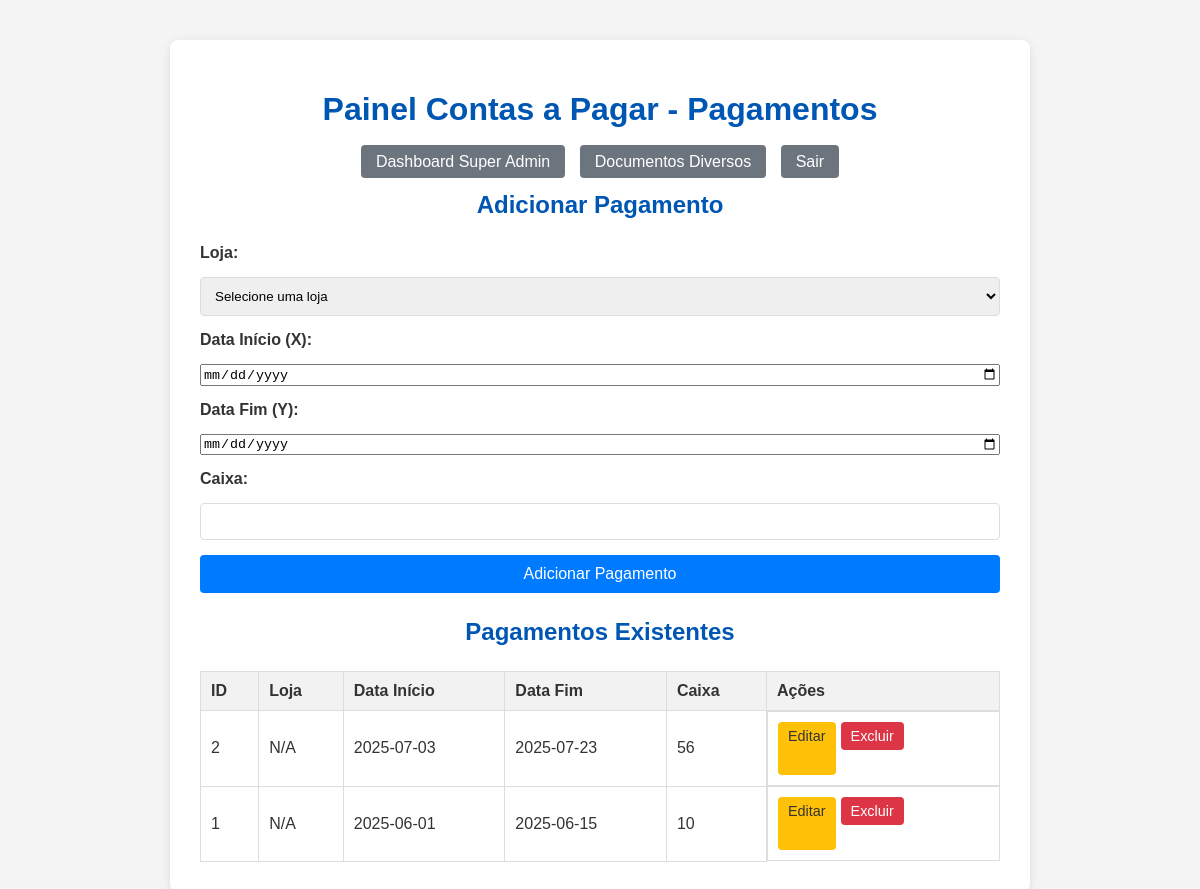
The page /contas_a_pagar/dashboard (signed in) on the database as committed earlier.
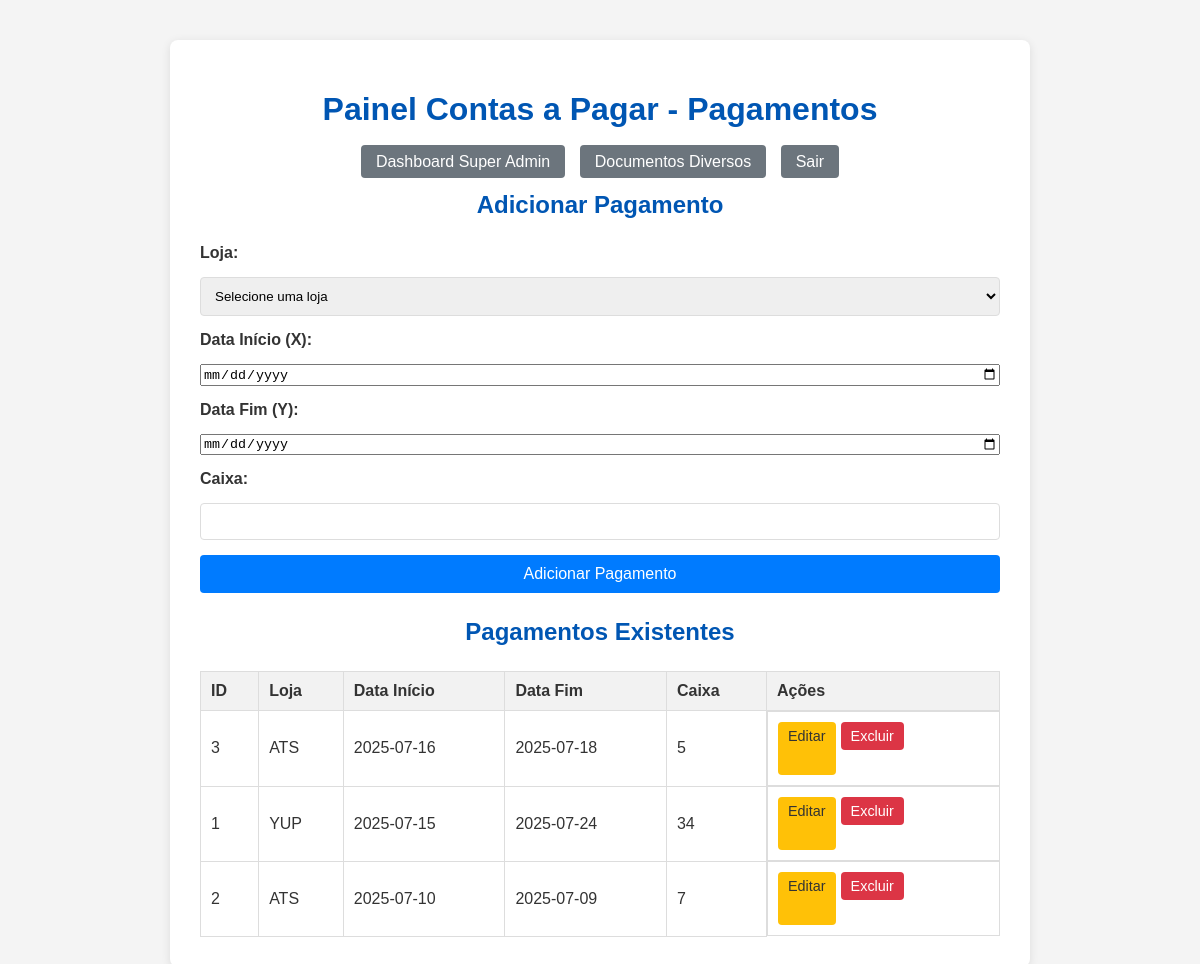
The same page on the database as committed later.
### tables this page shows
CREATE TABLE contas_a_pagar_pagamentos (
            id INTEGER PRIMARY KEY AUTOINCREMENT,
            pagamento_data_inicio TEXT NOT NULL, -- DATA X
            pagamento_data_fim TEXT NOT NULL,    -- DATA Y
            caixa TEXT NOT NULL
        , store_id INTEGER REFERENCES stores(id));

CREATE TABLE stores (
            id INTEGER PRIMARY KEY AUTOINCREMENT,
            name TEXT UNIQUE NOT NULL
        );

### app.py (the view, shortened to what this page needs)
@app.route('/contas_a_pagar/dashboard', methods=['GET', 'POST'])
@login_required
@role_required(['super_admin', 'admin_contas_a_pagar'])
def contas_a_pagar_dashboard():
    db = get_db()
    stores = []
    if session['role'] == 'super_admin':
        pagamentos = db.execute("SELECT p.*, s.name as store_name FROM contas_a_pagar_pagamentos p LEFT JOIN stores s ON p.store_id = s.id ORDER BY p.pagamento_data_inicio DESC").fetchall()
        stores = db.execute("SELECT id, name FROM stores ORDER BY name").fetchall()
    else:
        pagamentos = db.execute("SELECT p.*, s.name as store_name FROM contas_a_pagar_pagamentos p LEFT JOIN stores s ON p.store_id = s.id WHERE p.store_id = ? ORDER BY p.pagamento_data_inicio DESC", (session.get('store_id'),)).fetchall()
    return render_template('contas_a_pagar/contas_a_pagar_dashboard.html', pagamentos=pagamentos, stores=stores)

### app.py (called while the page is built)
def login_required(f):
    @wraps(f)
    def decorated_function(*args, **kwargs):
        if 'logged_in' not in session:
            flash('Você precisa fazer login para acessar esta página.', 'danger')
            return redirect(url_for('admin_login'))
        return f(*args, **kwargs)
    return decorated_function

def role_required(allowed_roles):
    def decorator(f):
        @wraps(f)
        def decorated_function(*args, **kwargs):
            if 'logged_in' not in session or 'role' not in session:
                flash('Você precisa fazer login para acessar esta página.', 'danger')
                return redirect(url_for('admin_login'))
            if session['role'] not in allowed_roles:
                flash('Você não tem permissão para acessar esta página.', 'danger')
                if session.get('role') == 'super_admin':
                    return redirect(url_for('super_admin_dashboard'))
                return redirect(url_for('index'))
            return f(*args, **kwargs)
        return decorated_function
    return decorator

### templates/contas_a_pagar/contas_a_pagar_dashboard.html (shortened to what this page needs)
<!DOCTYPE html>
<html lang="pt-br">
<head>
    <link rel="stylesheet" href="{{ url_for('static', filename='css/style.css') }}">
</head>
<body>
    <div class="container">
        <h1>Painel Contas a Pagar - Pagamentos</h1>
        <div class="admin-nav">
            {% if session.role == 'super_admin' %}
                <a href="{{ url_for('super_admin_dashboard') }}">Dashboard Super Admin</a>
            {% endif %}
            <a href="{{ url_for('documentos_diversos_dashboard') }}">Documentos Diversos</a>
            <a href="{{ url_for('admin_logout') }}">Sair</a>
        </div>
        <h2>Adicionar Pagamento</h2>
        <form action="{{ url_for('contas_a_pagar_dashboard') }}" method="POST">
            {% if session.role == 'super_admin' %}
            <label for="store_id">Loja:</label>
            <select id="store_id" name="store_id" required>
                <option value="">Selecione uma loja</option>
            </select>
            {% endif %}
            <label for="pagamento_data_inicio">Data Início (X):</label>
            <input type="date" id="pagamento_data_inicio" name="pagamento_data_inicio" required>
            <label for="pagamento_data_fim">Data Fim (Y):</label>
            <input type="date" id="pagamento_data_fim" name="pagamento_data_fim" required>
            <label for="caixa">Caixa:</label>
            <input type="text" id="caixa" name="caixa" required>
            <button type="submit">Adicionar Pagamento</button>
        </form>
        <h2>Pagamentos Existentes</h2>
        {% if pagamentos %}
            <table>
                <thead>
                    <tr>
                        <th>ID</th>
                        {% if session.role == 'super_admin' %}
                        <th>Loja</th>
                        {% endif %}
                        <th>Data Início</th>
                        <th>Data Fim</th>
                        <th>Caixa</th>
                        <th>Ações</th>
                    </tr>
                </thead>
                <tbody>
                    {% for item in pagamentos %}
                        <tr>
                            <td>{{ item.id }}</td>
                            {% if session.role == 'super_admin' %}
                            <td>{{ item.store_name or 'N/A' }}</td>
                            {% endif %}
                            <td>{{ item.pagamento_data_inicio }}</td>
                            <td>{{ item.pagamento_data_fim }}</td>
                            <td>{{ item.caixa }}</td>
                            <td class="actions">
                                <a href="{{ url_for('contas_a_pagar_pagamentos_edit', item_id=item.id) }}" class="edit">Editar</a>
                                <form action="{{ url_for('contas_a_pagar_pagamentos_delete', item_id=item.id) }}" method="POST" style="display:inline;">
                                    <button type="submit" class="delete" onclick="return confirm('Tem certeza que deseja excluir este pagamento?');">Excluir</button>
                                </form>
                            </td>
                        </tr>
                    {% endfor %}
                </tbody>
            </table>
        {% else %}
            <p>Nenhum pagamento cadastrado ainda.</p>
        {% endif %}
    </div>
</body>
</html>

Rows that differ between the two databases and show on the page:
added contas_a_pagar_pagamentos: id "3", name "ATS", pagamento_data_inicio "2025-07-16", pagamento_data_fim "2025-07-18", caixa "5"
changed contas_a_pagar_pagamentos id 1: name "N/A" → "YUP"; pagamento_data_inicio "2025-06-01" → "2025-07-15"; pagamento_data_fim "2025-06-15" → "2025-07-24"; caixa "10" → "34"; moves up the list
changed contas_a_pagar_pagamentos id 2: name "N/A" → "ATS"; pagamento_data_inicio "2025-07-03" → "2025-07-10"; pagamento_data_fim "2025-07-23" → "2025-07-09"; caixa "56" → "7"
